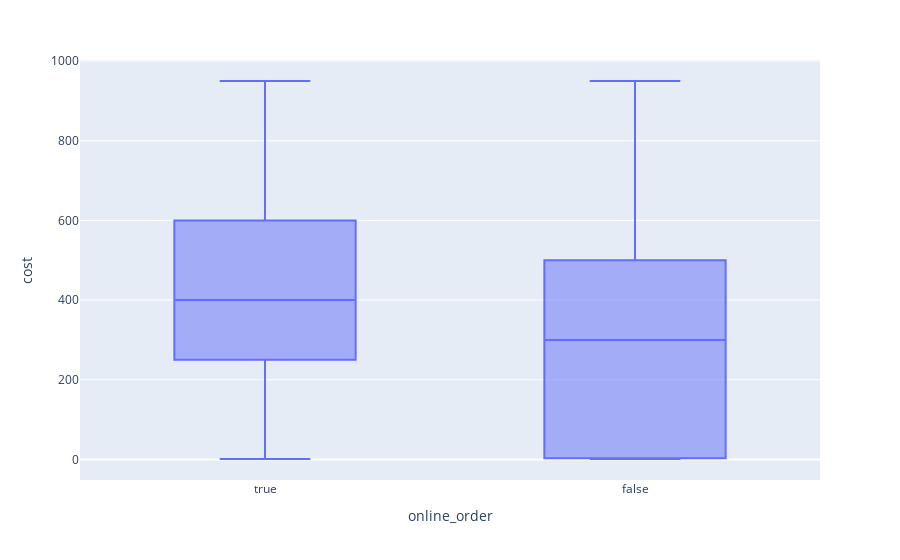

The notebook cell saved with this chart:
### Code cell
fig = px.box(df,x='online_order',y='cost')
fig.show()

### Figure 1 — Plotly figure (JSON) as saved in the notebook; plotly's stock layout.template omitted (floating-point values rounded to 4 significant figures; data arrays with more than 128 entries replaced by an {"elided": "..."} marker saying what was removed)
{"data": [{"alignmentgroup": "True", "hovertemplate": "online_order=%{x}<br>cost=%{y}<extra></extra>", "legendgroup": "", "marker": {"color": "#636efa"}, "name": "", "notched": false, "offsetgroup": "", "orientation": "v", "showlegend": false, "type": "box", "x": {"elided": "41233 bool values"}, "x0": " ", "xaxis": "x", "y": {"elided": "41233 float values"}, "y0": " ", "yaxis": "y"}], "layout": {"boxmode": "group", "legend": {"tracegroupgap": 0}, "margin": {"t": 60}, "xaxis": {"anchor": "y", "domain": [0, 1], "title": {"text": "online_order"}}, "yaxis": {"anchor": "x", "domain": [0, 1], "title": {"text": "cost"}}}}
